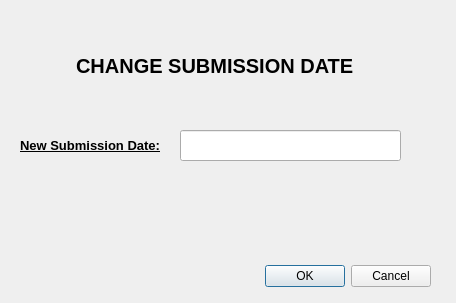
<?xml version="1.0" encoding="UTF-8"?>
<ui version="4.0">
 <class>ChangeSubDate</class>
 <widget class="QDialog" name="ChangeSubDate">
  <property name="geometry">
   <rect>
    <x>0</x>
    <y>0</y>
    <width>456</width>
    <height>303</height>
   </rect>
  </property>
  <property name="windowTitle">
   <string>Dialog</string>
  </property>
  <widget class="QDialogButtonBox" name="buttonBox">
   <property name="geometry">
    <rect>
     <x>90</x>
     <y>260</y>
     <width>341</width>
     <height>32</height>
    </rect>
   </property>
   <property name="orientation">
    <enum>Qt::Horizontal</enum>
   </property>
   <property name="standardButtons">
    <set>QDialogButtonBox::Cancel|QDialogButtonBox::Ok</set>
   </property>
  </widget>
  <widget class="QLineEdit" name="title">
   <property name="geometry">
    <rect>
     <x>60</x>
     <y>40</y>
     <width>311</width>
     <height>51</height>
    </rect>
   </property>
   <property name="font">
    <font>
     <pointsize>15</pointsize>
     <weight>75</weight>
     <bold>true</bold>
    </font>
   </property>
   <property name="styleSheet">
    <string notr="true">background-color: transparent;
border:transparent;</string>
   </property>
   <property name="text">
    <string>CHANGE SUBMISSION DATE</string>
   </property>
   <property name="alignment">
    <set>Qt::AlignCenter</set>
   </property>
  </widget>
  <widget class="QLabel" name="label_salary">
   <property name="geometry">
    <rect>
     <x>20</x>
     <y>130</y>
     <width>151</width>
     <height>31</height>
    </rect>
   </property>
   <property name="font">
    <font>
     <pointsize>10</pointsize>
     <weight>75</weight>
     <italic>false</italic>
     <bold>true</bold>
     <underline>true</underline>
    </font>
   </property>
   <property name="text">
    <string>New Submission Date:</string>
   </property>
  </widget>
  <widget class="QLineEdit" name="line_subDate">
   <property name="geometry">
    <rect>
     <x>180</x>
     <y>130</y>
     <width>221</width>
     <height>31</height>
    </rect>
   </property>
   <property name="font">
    <font>
     <pointsize>10</pointsize>
    </font>
   </property>
   <property name="echoMode">
    <enum>QLineEdit::Normal</enum>
   </property>
   <property name="alignment">
    <set>Qt::AlignCenter</set>
   </property>
  </widget>
 </widget>
 <resources/>
 <connections>
  <connection>
   <sender>buttonBox</sender>
   <signal>accepted()</signal>
   <receiver>ChangeSubDate</receiver>
   <slot>accept()</slot>
   <hints>
    <hint type="sourcelabel">
     <x>248</x>
     <y>254</y>
    </hint>
    <hint type="destinationlabel">
     <x>157</x>
     <y>274</y>
    </hint>
   </hints>
  </connection>
  <connection>
   <sender>buttonBox</sender>
   <signal>rejected()</signal>
   <receiver>ChangeSubDate</receiver>
   <slot>reject()</slot>
   <hints>
    <hint type="sourcelabel">
     <x>316</x>
     <y>260</y>
    </hint>
    <hint type="destinationlabel">
     <x>286</x>
     <y>274</y>
    </hint>
   </hints>
  </connection>
 </connections>
</ui>
